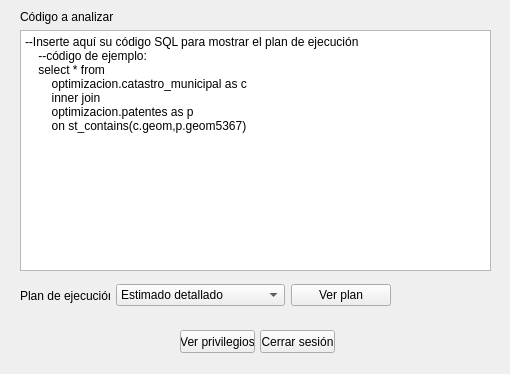
<?xml version="1.0" encoding="UTF-8"?>
<ui version="4.0">
 <class>MainWindow</class>
 <widget class="QMainWindow" name="MainWindow">
  <property name="geometry">
   <rect>
    <x>0</x>
    <y>0</y>
    <width>510</width>
    <height>374</height>
   </rect>
  </property>
  <property name="windowTitle">
   <string>Proyecto</string>
  </property>
  <widget class="QWidget" name="centralwidget">
   <widget class="QWidget" name="verticalLayoutWidget">
    <property name="geometry">
     <rect>
      <x>20</x>
      <y>10</y>
      <width>471</width>
      <height>261</height>
     </rect>
    </property>
    <layout class="QVBoxLayout" name="verticalLayout">
     <item>
      <widget class="QLabel" name="lblCode">
       <property name="text">
        <string>Código a analizar</string>
       </property>
      </widget>
     </item>
     <item>
      <widget class="QPlainTextEdit" name="txtCode">
       <property name="plainText">
        <string>--Inserte aquí su código SQL para mostrar el plan de ejecución
    --código de ejemplo:
    select * from 
        optimizacion.catastro_municipal as c
        inner join
        optimizacion.patentes as p 
        on st_contains(c.geom,p.geom5367)</string>
       </property>
      </widget>
     </item>
    </layout>
   </widget>
   <widget class="QWidget" name="horizontalLayoutWidget">
    <property name="geometry">
     <rect>
      <x>20</x>
      <y>280</y>
      <width>371</width>
      <height>31</height>
     </rect>
    </property>
    <layout class="QHBoxLayout" name="horizontalLayout">
     <item>
      <widget class="QLabel" name="lblPlan">
       <property name="maximumSize">
        <size>
         <width>90</width>
         <height>16777215</height>
        </size>
       </property>
       <property name="text">
        <string>Plan de ejecución:</string>
       </property>
      </widget>
     </item>
     <item>
      <widget class="QComboBox" name="cbPlan">
       <item>
        <property name="text">
         <string>Estimado detallado</string>
        </property>
       </item>
       <item>
        <property name="text">
         <string>Estimado simple</string>
        </property>
       </item>
       <item>
        <property name="text">
         <string>Real detallado</string>
        </property>
       </item>
       <item>
        <property name="text">
         <string>Real simple</string>
        </property>
       </item>
      </widget>
     </item>
     <item>
      <widget class="QPushButton" name="btnShowPlan">
       <property name="maximumSize">
        <size>
         <width>100</width>
         <height>16777215</height>
        </size>
       </property>
       <property name="text">
        <string>Ver plan</string>
       </property>
      </widget>
     </item>
    </layout>
   </widget>
   <widget class="QPushButton" name="btnShowPrivileges">
    <property name="geometry">
     <rect>
      <x>180</x>
      <y>330</y>
      <width>75</width>
      <height>23</height>
     </rect>
    </property>
    <property name="text">
     <string>Ver privilegios</string>
    </property>
   </widget>
   <widget class="QPushButton" name="btnSignoff">
    <property name="geometry">
     <rect>
      <x>260</x>
      <y>330</y>
      <width>75</width>
      <height>23</height>
     </rect>
    </property>
    <property name="text">
     <string>Cerrar sesión</string>
    </property>
   </widget>
  </widget>
 </widget>
 <resources/>
 <connections/>
</ui>
